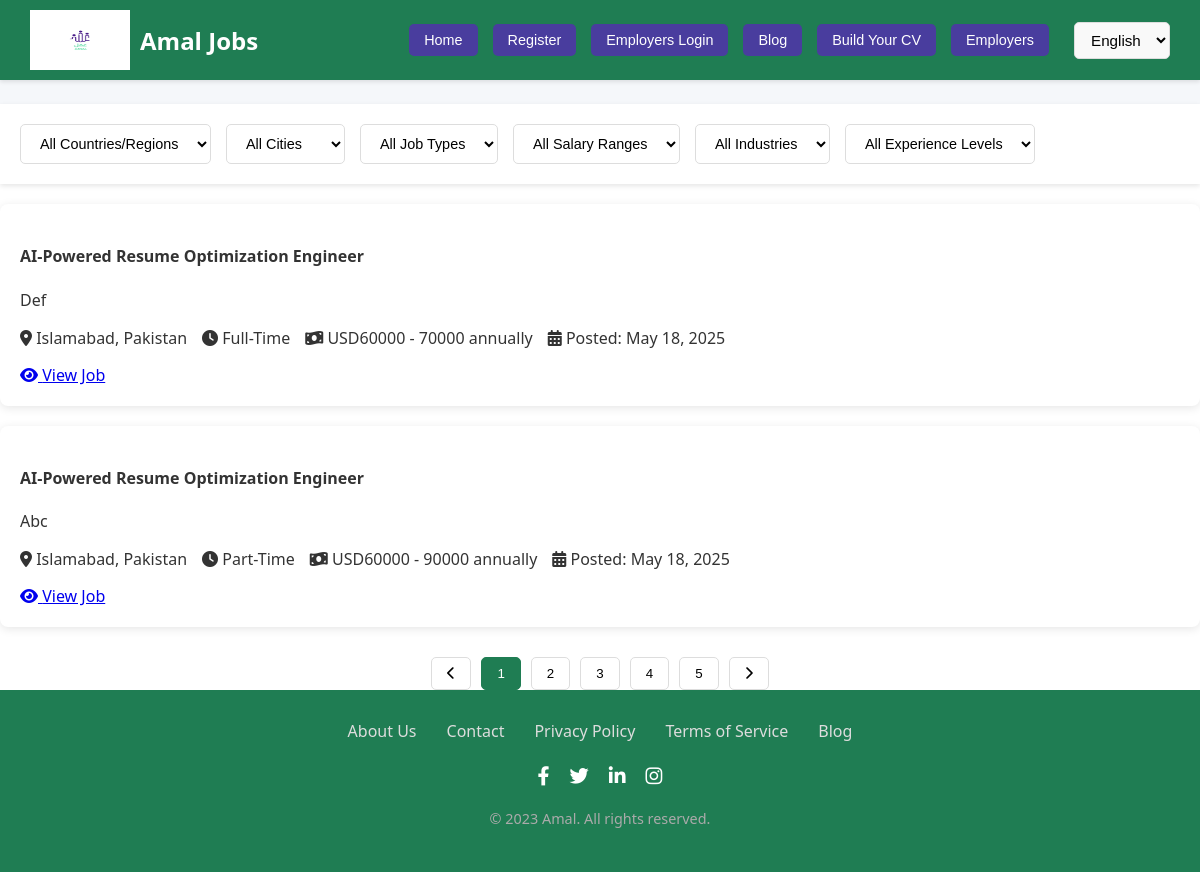
Page /jobs on the committed database.
### tables this page shows
CREATE TABLE jobs
                 (id INTEGER PRIMARY KEY AUTOINCREMENT,
                 title TEXT NOT NULL,
                 email TEXT NOT NULL,
                 contact_number TEXT,
                 description TEXT NOT NULL,
                 requirements TEXT,
                 location TEXT,  
                 country TEXT,   
                 city TEXT,    
                 job_type TEXT NOT NULL,
                 salary TEXT,
                 salary_min INTEGER,  
                 salary_max INTEGER,  
                 salary_currency TEXT,  
                 salary_period TEXT,    
                 skills TEXT,
                 posted_date TEXT NOT NULL,
                 employer_id INTEGER NOT NULL,
                 category TEXT,
                 experience_level TEXT,
                 FOREIGN KEY (employer_id) REFERENCES employers(id));

CREATE TABLE employers
                 (id INTEGER PRIMARY KEY AUTOINCREMENT,
                 company_name TEXT NOT NULL,
                 email TEXT UNIQUE NOT NULL,
                 password TEXT NOT NULL,
                 logo TEXT, profile_views INTEGER DEFAULT 0, applications_count INTEGER DEFAULT 0, has_paid BOOLEAN DEFAULT 0);

### app.py (the view, shortened to what this page needs)
@app.route('/jobs')
def jobs():
    search = request.args.get('search', '')
    country = request.args.get('country', '')
    city = request.args.get('city', '')
    job_type = request.args.get('job_type', '')
    category = request.args.get('category', '')
    experience = request.args.get('experience', '')
    salary_range = request.args.get('salary_range', '')
    conn = get_jobs_db()
    conn.row_factory = sqlite3.Row
    c = conn.cursor()
    c.execute("SELECT DISTINCT country FROM jobs WHERE country IS NOT NULL AND country != ''")
    countries = [row['country'] for row in c.fetchall()]
    c.execute("SELECT DISTINCT city FROM jobs WHERE city IS NOT NULL AND city != ''")
    cities = [row['city'] for row in c.fetchall()]
    query = '''SELECT j.*, e.company_name, e.logo
               FROM jobs j JOIN employers e ON j.employer_id = e.id
               WHERE 1=1'''
    params = []
    if search:
        query += " AND (j.title LIKE ? OR j.description LIKE ? OR e.company_name LIKE ? OR j.skills LIKE ?)"
        params.extend([f'%{search}%', f'%{search}%', f'%{search}%', f'%{search}%'])
    if country:
        query += " AND j.country = ?"
        params.append(country)
    if city:
        query += " AND j.city = ?"
        params.append(city)
    if job_type:
        query += " AND j.job_type = ?"
        params.append(job_type)
    if category:
        query += " AND j.category = ?"
        params.append(category)
    if experience:
        query += " AND j.experience_level = ?"
        params.append(experience)
    query += " ORDER BY j.posted_date DESC"
    c.execute(query, params)
    jobs = []
    for row in c.fetchall():
        job = dict(row)
        if isinstance(job['posted_date'], str):
            try:
                job['posted_date'] = datetime.strptime(job['posted_date'], '%Y-%m-%d %H:%M:%S')
            except ValueError:
                job['posted_date'] = datetime.now()
        jobs.append(job)
    current_filters = {
        'search': search,
        'country': country,
        'city': city,
        'job_type': job_type,
        'category': category,
        'experience': experience,
        'salary_range': salary_range
    }
    conn.close()
    return render_template('jobs.html',
                         jobs=jobs,
                         current_filters=current_filters,
                         countries=countries,
                         cities=cities,
                         salary_ranges=['0-30000', '30000-60000', '60000-90000', '90000+'])

### app.py (called while the page is built)
def get_jobs_db():
    conn = sqlite3.connect('jobs.db')
    conn.row_factory = sqlite3.Row
    return conn

### templates/jobs.html (shortened to what this page needs)
<!DOCTYPE html>
<html lang="en" dir="ltr">
<head>
  <link rel="stylesheet" href="https://cdnjs.cloudflare.com/ajax/libs/font-awesome/6.0.0/css/all.min.css">
</head>
<body>
  <header>
    <div class="logo">
      <img src="/static/logo.png" alt="Logo">
      <h2>Amal Jobs</h2>
    </div>
    <nav>
      <button onclick="location.href='/home'">Home</button>
      <button onclick="location.href='/signup'">Register</button>
      <button onclick="location.href='/employers'">Employers Login</button>
      <button onclick="location.href='{{ url_for('blogs') }}'" class="btn btn-primary">Blog</button>
      <button onclick="location.href='{{ url_for('resume') }}'" class="btn btn-primary">Build Your CV</button>
      <button onclick="location.href='{{ url_for('employers') }}'" class="btn btn-primary">Employers</button>
      <div class="lang-switch">
        <select id="lang-select" onchange="switchLanguage(this)">
          <option value="en">English</option>
        </select>
      </div>
    </nav>
  </header>
  <section class="jobs-search">
    <form method="GET" action="{{ url_for('jobs') }}" class="search-container">
        <button type="submit" class="search-btn">Search Jobs</button>
    </form>
</section>
<section class="filters">
    <form method="GET" action="{{ url_for('jobs') }}" class="filter-container">
        <select name="country" class="filter-select" onchange="this.form.submit()">
            <option value="">All Countries/Regions</option>
        </select>
        <select name="city" class="filter-select" onchange="this.form.submit()">
            <option value="">All Cities</option>
        </select>
        <select name="job_type" class="filter-select" onchange="this.form.submit()">
            <option value="">All Job Types</option>
        </select>
        <select name="salary_range" class="filter-select" onchange="this.form.submit()">
            <option value="">All Salary Ranges</option>
        </select>
        <select name="category" class="filter-select" onchange="this.form.submit()">
            <option value="">All Industries</option>
        </select>
        <select name="experience" class="filter-select" onchange="this.form.submit()">
            <option value="">All Experience Levels</option>
        </select>
    </form>
</section>
    {% for job in jobs %}
<div class="job-card">
    <div class="d-flex justify-content-between align-items-start">
        <div>
            <h4>{{ job.title }}</h4>
            <p class="text-muted">{{ job.company_name }}</p>
            <div class="job-meta">
                <span><i class="fas fa-map-marker-alt"></i> {{ job.city }}, {{ job.country }}</span>
                <span><i class="fas fa-clock"></i> {{ job.job_type }}</span>
                <span><i class="fas fa-money-bill-wave"></i> {{ job.salary }}</span>
                <span><i class="fas fa-calendar-alt"></i> Posted: {{ job.posted_date.strftime('%b %d, %Y') }}</span>
            </div>
        </div>
        <a href="{{ url_for('job_detail', job_id=job.id) }}" class="btn btn-primary">
            <i class="fas fa-eye me-1"></i> View Job
        </a>
    </div>
    </div>
    {% else %}
    <div class="no-jobs">
        <p>No jobs found matching your criteria.</p>
    </div>
    {% endfor %}
    <div class="pagination">
      <button class="page-btn"><i class="fas fa-chevron-left"></i></button>
      <button class="page-btn active">1</button>
      <button class="page-btn">2</button>
      <button class="page-btn">3</button>
      <button class="page-btn">4</button>
      <button class="page-btn">5</button>
      <button class="page-btn"><i class="fas fa-chevron-right"></i></button>
    </div>
  <footer style="background-color: #1F7D53; color: white; padding: 30px 20px; text-align: center;">
    <div class="footer-links" style="display: flex; justify-content: center; gap: 30px; margin-bottom: 20px; flex-wrap: wrap;">
      <a href="/about" style="color: #ddd; text-decoration: none; transition: color 0.3s;">About Us</a>
      <a href="/contact" style="color: #ddd; text-decoration: none; transition: color 0.3s;">Contact</a>
      <a href="/privacy" style="color: #ddd; text-decoration: none; transition: color 0.3s;">Privacy Policy</a>
      <a href="/terms" style="color: #ddd; text-decoration: none; transition: color 0.3s;">Terms of Service</a>
      <a href="/blog" style="color: #ddd; text-decoration: none; transition: color 0.3s;">Blog</a>
    </div>
    <div class="social-icons" style="display: flex; justify-content: center; gap: 20px; margin-bottom: 20px;">
      <a href="#" style="color: white; font-size: 1.2rem; transition: color 0.3s;"><i class="fab fa-facebook-f"></i></a>
      <a href="#" style="color: white; font-size: 1.2rem; transition: color 0.3s;"><i class="fab fa-twitter"></i></a>
      <a href="#" style="color: white; font-size: 1.2rem; transition: color 0.3s;"><i class="fab fa-linkedin-in"></i></a>
      <a href="#" style="color: white; font-size: 1.2rem; transition: color 0.3s;"><i class="fab fa-instagram"></i></a>
    </div>
    <p class="copyright" style="color: #aaa; font-size: 0.9rem;">© 2023 Amal. All rights reserved.</p>
  </footer>
</body>
</html>

### templates/jobs.html (style rules this page uses)
html, body { margin: 0 !important; padding: 0 !important; overflow-x: hidden; direction: ltr !important; font-family: 'Segoe UI', Tahoma, Geneva, Verdana, sans-serif; }
header { display: flex; justify-content: space-between; align-items: center; padding: 15px 30px; background-color: #1F7D53; box-shadow: 0 2px 4px rgba(0, 0, 0, 0.1); position: fixed; top: 0; left: 0; right: 0; z-index: 9999; height: 80px; box-sizing: border-box; }
body { background-color: #ffffff; color: #333; padding-top: 80px; }
.logo { display: flex; align-items: center; }
.logo img { height: 60px; width: 100px; margin-right: 10px; }
.logo h2 { margin: 0; font-size: 1.5rem; color: white; }
nav { display: flex; align-items: center; gap: 15px; }
nav button { padding: 8px 15px; border: none; background-color: #493D9E; color: #fff; border-radius: 5px; cursor: pointer; font-size: 0.9rem; transition: all 0.3s; white-space: nowrap; flex-shrink: 0; }
.lang-switch { margin-left: 10px; }
.lang-switch select { padding: 8px 12px; font-size: 0.95rem; border: 1px solid #ddd; border-radius: 5px; direction: ltr; background-color: #f9f9f9; }
.jobs-search { background-color: #f5f7fa; padding: 30px 20px; text-align: center; }
.search-container { max-width: 1200px; margin: 0 auto; display: flex; flex-wrap: wrap; gap: 15px; justify-content: center; }
.search-btn { padding: 12px 25px; background-color: #1F7D53; color: white; border: none; border-radius: 5px; cursor: pointer; font-size: 1rem; transition: all 0.3s; }
.filters { background-color: white; padding: 20px; box-shadow: 0 2px 5px rgba(0,0,0,0.1); margin-bottom: 20px; }
.filter-container { max-width: 1200px; margin: 0 auto; display: flex; flex-wrap: wrap; gap: 15px; }
.filter-select { padding: 10px 15px; border: 1px solid #ddd; border-radius: 5px; font-size: 0.9rem; background-color: white; }
.job-card { background-color: white; border-radius: 8px; box-shadow: 0 2px 10px rgba(0,0,0,0.1); padding: 20px; margin-bottom: 20px; transition: transform 0.3s, box-shadow 0.3s; }
.job-meta { display: flex; flex-wrap: wrap; gap: 15px; margin-bottom: 15px; }
.pagination { display: flex; justify-content: center; margin-top: 30px; gap: 10px; }
.page-btn { padding: 8px 15px; border: 1px solid #ddd; background-color: white; border-radius: 5px; cursor: pointer; transition: all 0.3s; }
.page-btn.active { background-color: #1F7D53; color: white; border-color: #1F7D53; }

### rows in the picture
jobs: title "AI-Powered Resume Optimization Engineer", company_name "Def", city "Islamabad", country "Pakistan", job_type "Full-Time", salary "USD60000 - 70000 annually", posted_date "May 18, 2025"
jobs: title "AI-Powered Resume Optimization Engineer", company_name "Abc", city "Islamabad", country "Pakistan", job_type "Part-Time", salary "USD60000 - 90000 annually", posted_date "May 18, 2025"
